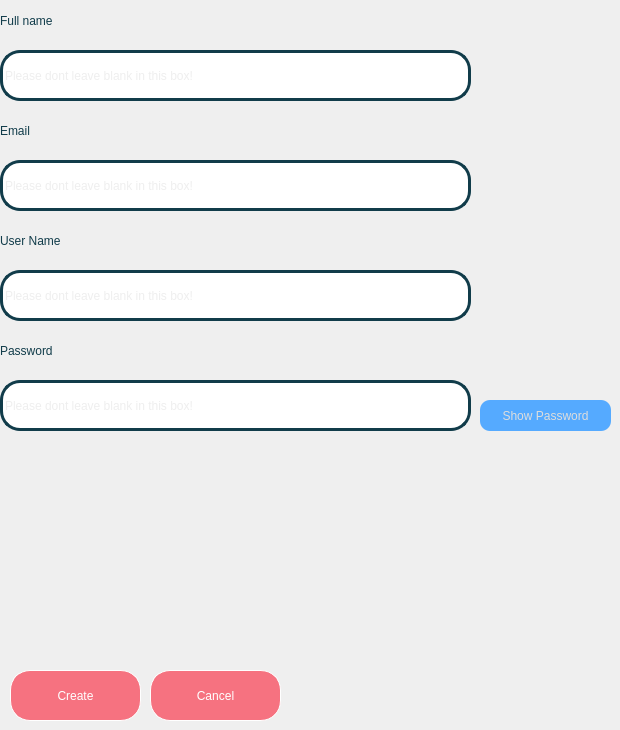
           <widget class="QWidget" name="create_staff_page">
            <widget class="QLabel" name="label_22">
             <property name="geometry">
              <rect>
               <x>0</x>
               <y>110</y>
               <width>111</width>
               <height>41</height>
              </rect>
             </property>
             <property name="styleSheet">
              <string notr="true">font: 500 italic 30pt &quot;Ubuntu&quot;;
color:rgb(17, 60, 74);</string>
             </property>
             <property name="text">
              <string>Email</string>
             </property>
            </widget>
            <widget class="QPushButton" name="confirm_create_staff_button">
             <property name="geometry">
              <rect>
               <x>10</x>
               <y>670</y>
               <width>131</width>
               <height>51</height>
              </rect>
             </property>
             <property name="sizePolicy">
              <sizepolicy hsizetype="Fixed" vsizetype="Fixed">
               <horstretch>0</horstretch>
               <verstretch>0</verstretch>
              </sizepolicy>
             </property>
             <property name="styleSheet">
              <string notr="true">background-color: rgb(246, 114, 128);
border-style: outset;
border-width: 1px;
border-radius: 20px;
border-color: white;
padding: 2px;
font: 700 20pt &quot;Ubuntu&quot;;
color : white;</string>
             </property>
             <property name="text">
              <string>Create</string>
             </property>
            </widget>
            <widget class="QLabel" name="label_17">
             <property name="geometry">
              <rect>
               <x>0</x>
               <y>0</y>
               <width>221</width>
               <height>41</height>
              </rect>
             </property>
             <property name="styleSheet">
              <string notr="true">font: 500 italic 30pt &quot;Ubuntu&quot;;
color:rgb(17, 60, 74);</string>
             </property>
             <property name="text">
              <string>Full name</string>
             </property>
            </widget>
            <widget class="QLabel" name="label_14">
             <property name="geometry">
              <rect>
               <x>0</x>
               <y>220</y>
               <width>211</width>
               <height>41</height>
              </rect>
             </property>
             <property name="styleSheet">
              <string notr="true">font: 500 italic 30pt &quot;Ubuntu&quot;;
color: rgb(17, 60, 74);</string>
             </property>
             <property name="text">
              <string>User Name</string>
             </property>
            </widget>
            <widget class="QPushButton" name="cancel_create_staff_button">
             <property name="geometry">
              <rect>
               <x>150</x>
               <y>670</y>
               <width>131</width>
               <height>51</height>
              </rect>
             </property>
             <property name="sizePolicy">
              <sizepolicy hsizetype="Fixed" vsizetype="Fixed">
               <horstretch>0</horstretch>
               <verstretch>0</verstretch>
              </sizepolicy>
             </property>
             <property name="styleSheet">
              <string notr="true">background-color: rgb(246, 114, 128);
border-style: outset;
border-width: 1px;
border-radius: 20px;
border-color: white;
padding: 2px;
font: 700 20pt &quot;Ubuntu&quot;;
color : white;</string>
             </property>
             <property name="text">
              <string>Cancel</string>
             </property>
            </widget>
            <widget class="QLabel" name="label_23">
             <property name="geometry">
              <rect>
               <x>0</x>
               <y>330</y>
               <width>191</width>
               <height>41</height>
              </rect>
             </property>
             <property name="styleSheet">
              <string notr="true">font: 500 italic 30pt &quot;Ubuntu&quot;;
color:rgb(17, 60, 74);</string>
             </property>
             <property name="text">
              <string>Password</string>
             </property>
            </widget>
            <widget class="QPushButton" name="create_staff_show_password_button">
             <property name="geometry">
              <rect>
               <x>480</x>
               <y>400</y>
               <width>131</width>
               <height>31</height>
              </rect>
             </property>
             <property name="sizePolicy">
              <sizepolicy hsizetype="Fixed" vsizetype="Fixed">
               <horstretch>0</horstretch>
               <verstretch>0</verstretch>
              </sizepolicy>
             </property>
             <property name="styleSheet">
              <string notr="true">border:2 px solid rgb(17, 60, 74);
border-radius:10px;
font: 500 italic 10pt &quot;Ubuntu&quot;;
color: rgb(221, 221, 221);
background-color: rgb(85, 170, 255);</string>
             </property>
             <property name="text">
              <string>Show Password</string>
             </property>
            </widget>
            <widget class="QLineEdit" name="create_staff_username_box">
             <property name="geometry">
              <rect>
               <x>0</x>
               <y>270</y>
               <width>471</width>
               <height>51</height>
              </rect>
             </property>
             <property name="styleSheet">
              <string notr="true">border:3px solid rgb(17, 60, 74);
border-radius:20px;
font: 500 italic 20pt &quot;Ubuntu&quot;;
color: rgb(221, 221, 221);</string>
             </property>
             <property name="placeholderText">
              <string>Please dont leave blank in this box!</string>
             </property>
            </widget>
            <widget class="QLineEdit" name="create_staff_fullname_box">
             <property name="geometry">
              <rect>
               <x>0</x>
               <y>50</y>
               <width>471</width>
               <height>51</height>
              </rect>
             </property>
             <property name="styleSheet">
              <string notr="true">border:3px solid rgb(17, 60, 74);
border-radius:20px;
font: 500 italic 20pt &quot;Ubuntu&quot;;
color: rgb(221, 221, 221);</string>
             </property>
             <property name="placeholderText">
              <string>Please dont leave blank in this box!</string>
             </property>
            </widget>
            <widget class="QLineEdit" name="create_staff_email_box">
             <property name="geometry">
              <rect>
               <x>0</x>
               <y>160</y>
               <width>471</width>
               <height>51</height>
              </rect>
             </property>
             <property name="styleSheet">
              <string notr="true">border:3px solid rgb(17, 60, 74);
border-radius:20px;
font: 500 italic 20pt &quot;Ubuntu&quot;;
color: rgb(221, 221, 221);</string>
             </property>
             <property name="placeholderText">
              <string>Please dont leave blank in this box!</string>
             </property>
            </widget>
            <widget class="QLineEdit" name="create_staff_password_box">
             <property name="geometry">
              <rect>
               <x>0</x>
               <y>380</y>
               <width>471</width>
               <height>51</height>
              </rect>
             </property>
             <property name="styleSheet">
              <string notr="true">border:3px solid rgb(17, 60, 74);
border-radius:20px;
font: 500 italic 20pt &quot;Ubuntu&quot;;
color: rgb(221, 221, 221);</string>
             </property>
             <property name="placeholderText">
              <string>Please dont leave blank in this box!</string>
             </property>
            </widget>
           </widget>
